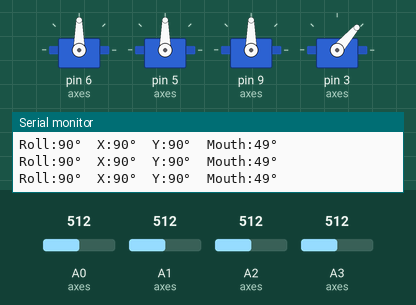
Simulated run of this sketch. Board: Arduino Uno, built with avr-gcc and run on an emulated ATmega328P. Shown: 4 × servo, the last lines printed to the serial monitor. Inputs (shaded band) come from the test bench; at power-on: A0 (axes) = 512, A1 (axes) = 512, A2 (axes) = 512, A3 (axes) = 512.

Above: at 1.5 s.
1.6 s: A0 (axes) set to 716
At 3.2 s:
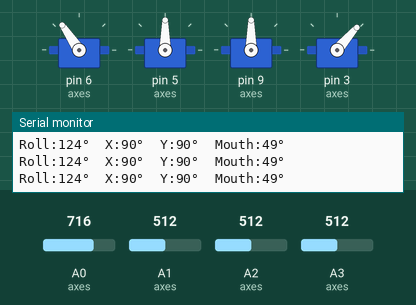
4.6 s: A1 (axes) set to 569
At 4.83 s:
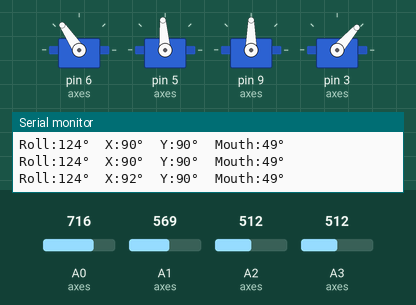
7.6 s: A1 (axes) set to 593
At 8.8 s:
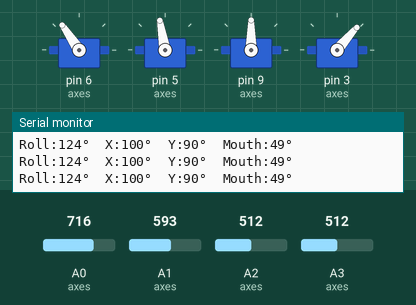
9.2 s: A2 (axes) set to 716
At 11.0 s:
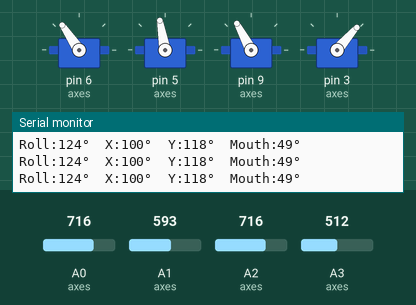
11.3 s: A3 (axes) set to 716
At 12.7 s:
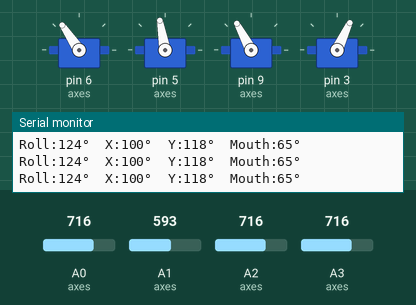
14.3 s: A0 (axes) set to 992
At 16.1 s:
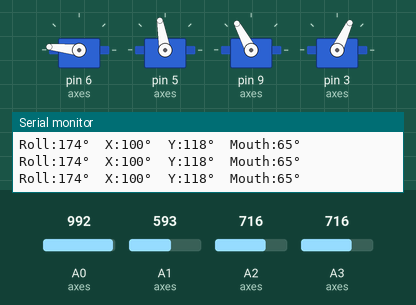
Timing chart, 0 to 17.6 s (numbered marks = the images above; inputs shaded):
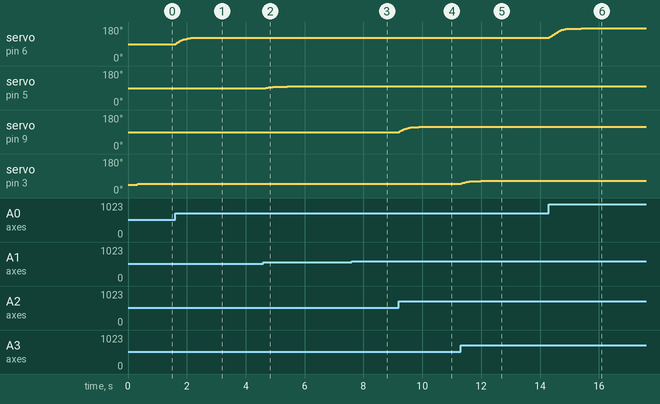

Measured:
- after the input at 1.6 s, servo on pin 6 (axes): moves from 90° to 124° over 0.70 s, starting at once
- after the input at 4.6 s, servo on pin 5 (axes): 90° → 92° after 0.08 s, → 94° 0.08 s later, → 96° 0.16 s later, → 98° 0.50 s later
- after the input at 7.6 s, servo on pin 5 (axes): 98° → 100° after 0.16 s
- after the input at 9.2 s, servo on pin 9 (axes): moves from 90° to 118° over 0.66 s, starting at once
- after the input at 11.3 s, servo on pin 3 (axes): moves from 49° to 65° over 0.66 s, starting at once
- after the input at 14.3 s, servo on pin 6 (axes): moves from 124° to 174° over 1.1 s, starting at once

The sketch:

05_polished_potentiometer.ino
```cpp
/*
 * 4-Axis Robotic Arm — Polished (Potentiometers)
 * EMA filter, slew limit, soft limits, homing.
 * Servos: 6, 5, 9, 3 | Pots: A0, A1, A2, A3
 */

#include <Servo.h>

static const uint16_t LOOP_PERIOD_MS   = 20;
static const uint16_t SERIAL_PERIOD_MS = 250;
static const uint16_t HOME_STEP_MS     = 12;
static const float   EMA_ALPHA    = 0.08f;
static const uint8_t DEADBAND_DEG = 2;
static const uint8_t MAX_SLEW_DEG = 2;
static const uint8_t HOME_DEG[4] = { 90, 90, 90, 45 };

struct Axis {
  const char* name;
  uint8_t     servoPin;
  uint8_t     potPin;
  uint8_t     minDeg;
  uint8_t     maxDeg;
  float       emaVal;
  uint8_t     curDeg;
};

Axis axes[4] = {
  { "Roll",    6, A0,   0,  180, 511.0f, 90 },
  { "X",       5, A1,  15,  165, 511.0f, 90 },
  { "Y",       9, A2,  15,  165, 511.0f, 90 },
  { "Mouth",   3, A3,  10,   90, 511.0f, 45 },
};

Servo servos[4];

void homeAllAxes();
uint8_t filterAndMap(Axis& ax);
void slewToward(Axis& ax, uint8_t targetDeg, uint8_t idx);

void setup() {
  Serial.begin(115200);
  Serial.println(F("=== 4-Axis Robotic Arm — Starting ==="));
  for (uint8_t i = 0; i < 4; i++) {
    servos[i].attach(axes[i].servoPin);
    Serial.print(F("  Attached ")); Serial.println(axes[i].name);
  }
  homeAllAxes();
  Serial.println(F("Homing done. Entering control loop.\n"));
}

void loop() {
  static uint32_t lastLoop = 0, lastSerial = 0;
  uint32_t now = millis();
  if (now - lastLoop < LOOP_PERIOD_MS) return;
  lastLoop = now;

  for (uint8_t i = 0; i < 4; i++) {
    uint8_t target = filterAndMap(axes[i]);
    slewToward(axes[i], target, i);
  }

  if (now - lastSerial >= SERIAL_PERIOD_MS) {
    lastSerial = now;
    for (uint8_t i = 0; i < 4; i++) {
      Serial.print(axes[i].name);
      Serial.print(F(":")); Serial.print(axes[i].curDeg);
      Serial.print(F("°  "));
    }
    Serial.println();
  }
}

void homeAllAxes() {
  for (uint8_t i = 0; i < 4; i++) servos[i].write(axes[i].curDeg);
  delay(300);
  bool allDone = false;
  while (!allDone) {
    allDone = true;
    for (uint8_t i = 0; i < 4; i++) {
      if (axes[i].curDeg == HOME_DEG[i]) continue;
      allDone = false;
      axes[i].curDeg += (axes[i].curDeg < HOME_DEG[i]) ? 1 : -1;
      servos[i].write(axes[i].curDeg);
    }
    delay(HOME_STEP_MS);
  }
}

uint8_t filterAndMap(Axis& ax) {
  int16_t raw = analogRead(ax.potPin);
  ax.emaVal = EMA_ALPHA * (float)raw + (1.0f - EMA_ALPHA) * ax.emaVal;
  int16_t deg = map((long)ax.emaVal, 0, 1023, ax.minDeg, ax.maxDeg);
  return (uint8_t)constrain(deg, ax.minDeg, ax.maxDeg);
}

void slewToward(Axis& ax, uint8_t targetDeg, uint8_t idx) {
  int16_t error = (int16_t)targetDeg - (int16_t)ax.curDeg;
  if (abs(error) < DEADBAND_DEG) return;
  int16_t step = constrain(error, -(int16_t)MAX_SLEW_DEG, (int16_t)MAX_SLEW_DEG);
  int16_t next = constrain((int16_t)ax.curDeg + step, ax.minDeg, ax.maxDeg);
  ax.curDeg = (uint8_t)next;
  servos[idx].write(ax.curDeg);
}
```
